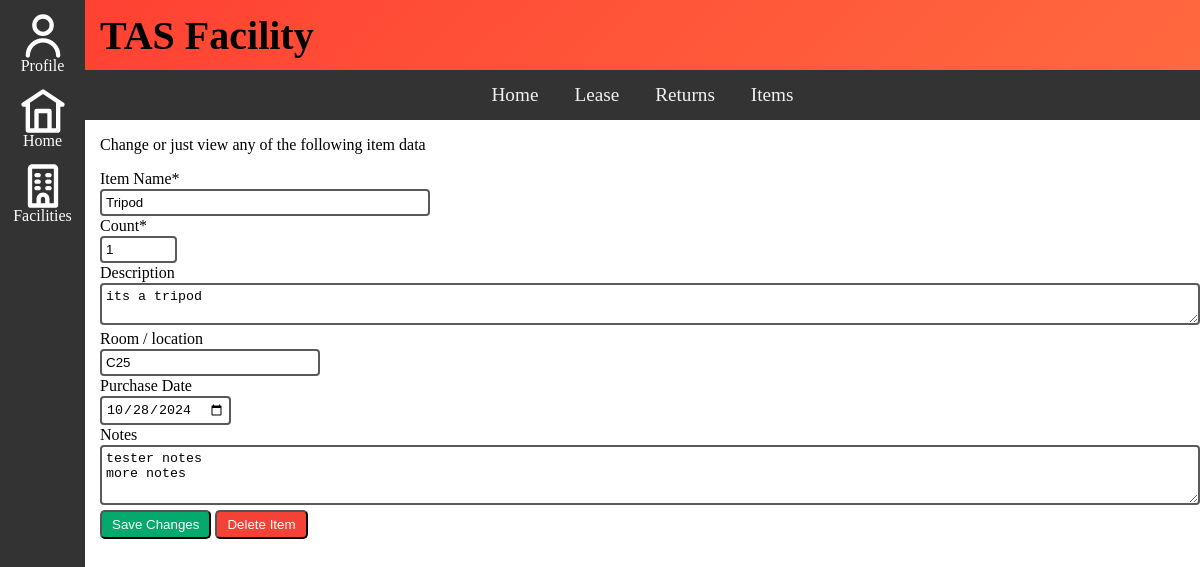
Page /facility/TAS/item/1 on the earlier database version.
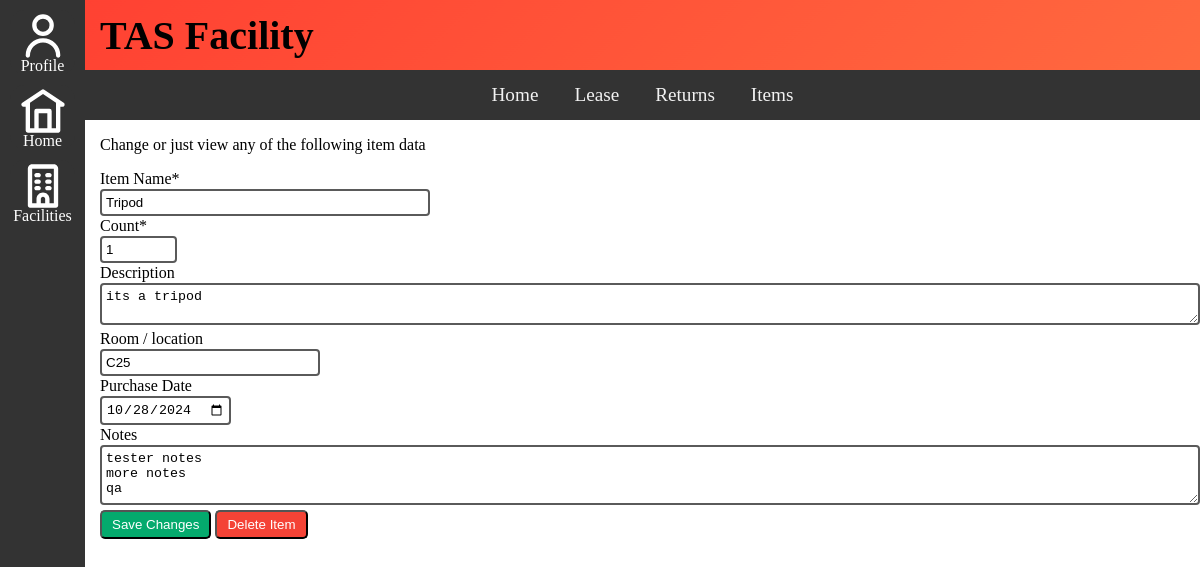
Same page on the later database version.
### tables this page shows
CREATE TABLE Items(
itemID INTEGER PRIMARY KEY AUTOINCREMENT,
item_facID INTEGER,
itemName TEXT NOT NULL,
itemDescription TEXT NOT NULL,
itemCount INTEGER,
itemLocation TEXT NOT NULL,
itemPurchaseDate TEXT NOT NULL,
itemNotes TEXT NOT NULL
);

### main.py (the view, shortened to what this page needs)
@app.route("/facility/<facName>/item/<itemID>", methods=["GET", "POST"])
def item(facName, itemID):
    itemData =DB_Acess.GetItemByID(itemID)
    return render_template("individual_item.html", facname=facName, itemid=itemID , item=itemData)

### DB_Acess.py (called while the page is built)
def GetDB():
    BASE_DIR = os.path.dirname(os.path.abspath(__file__))
    DB_PATH = os.path.join(BASE_DIR, "database", "EquipmentTracker.db")
    db = sqlite3.connect(DB_PATH)
    db.row_factory = sqlite3.Row
    return db

def GetItemByID(itemID):
    db = GetDB()
    item = db.execute("""SELECT itemID, itemName, itemDescription, itemCount, itemLocation, itemPurchaseDate, itemNotes, item_facID
                        FROM Items
                        WHERE itemID = ?""", (itemID,)).fetchone()
    db.close()
    if item:
        return dict(item)
    else:
        return None

### Templates/individual_item.html
{% extends "base-facility.html" %}
{% block facility_content %}
<div class="shift_text_content">
    <p>Change or just view any of the following item data</p>
    <form action="/facility/{{ facname }}/item/{{ itemid }}" method="POST">
        <label>Item Name*</label><br>
        <input class="addnewinput" style="width: 30%;" type="text" name="itemName" value="{{ item['itemName'] }}" required><br>
        <label>Count*</label><br>
        <input class="addnewinput" style="width: 7%;" type="number" name="itemCount" min="1" value="{{ item['itemCount'] }}" required><br>
        <label>Description</label><br>
        <textarea class="addnewinput" name="itemDescription">{{ item['itemDescription'] }}</textarea><br>
        <label>Room / location</label><br>
        <input class="addnewinput" style="width: 20%;" type="text" name="itemLocation" value="{{ item['itemLocation'] }}"><br>
        <label>Purchase Date</label><br>
        <input class="addnewinput" style="width: auto;" type="date" name="itemPurchaseDate" value="{{ item['itemPurchaseDate'] }}"></input><br>
        <label>Notes</label><br>
        <textarea class="addnewinput" style="height: 60px;" name="itemNotes">{{ item['itemNotes'] }}</textarea><br>
        <button class="submitbutton" type="submit" name="action" value="save">Save Changes</button>
        <button class="deletebutton" type="submit" name="action" value="delete" onclick="return confirm('Are you sure you want to delete this item? This action cannot be undone.');">Delete Item</button>
    </form>
</div>
{% endblock %}

Differences in the rows shown:
changed Items "Tripod": itemNotes "tester notes more notes" → "tester notes more notes qa"
